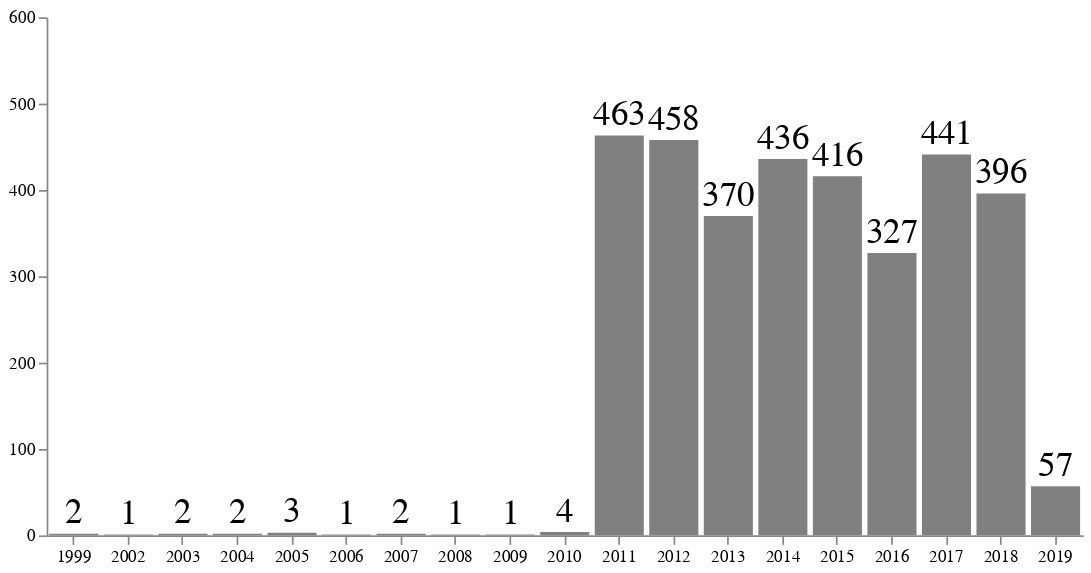

Notebook code cell kept with this figure:
### Code cell
bars = alt.Chart(merged).mark_bar(color="gray").encode(
    x=alt.X("date:O", timeUnit="year", axis=alt.Axis(labelAngle=0, title="")),
    y=alt.Y("count()", scale=alt.Scale(domain=(0, 600)), axis=alt.Axis(title="", grid=False))
)

text = bars.mark_text(
    align='center',
    baseline='middle',
    dy=-12,
    size=20
).encode(text='count()')

(bars + text).configure_view(
    strokeOpacity=0
).properties(width=600)

### Figure 1 — Vega-Lite specification as saved in the notebook (floating-point values rounded to 4 significant figures; data arrays with more than 128 entries replaced by an {"elided": "..."} marker saying what was removed)
{"$schema": "https://vega.github.io/schema/vega-lite/v2.6.0.json", "config": {"view": {"height": 300, "strokeOpacity": 0, "width": 400}}, "datasets": {"data-359d0230422476a57b88ceee04688c18": {"elided": "3383 records"}}, "layer": [{"data": {"name": "data-359d0230422476a57b88ceee04688c18"}, "encoding": {"x": {"axis": {"labelAngle": 0, "title": ""}, "field": "date", "timeUnit": "year", "type": "ordinal"}, "y": {"aggregate": "count", "axis": {"grid": false, "title": ""}, "scale": {"domain": [0, 600]}, "type": "quantitative"}}, "mark": {"color": "gray", "type": "bar"}}, {"data": {"name": "data-359d0230422476a57b88ceee04688c18"}, "encoding": {"text": {"aggregate": "count", "type": "quantitative"}, "x": {"axis": {"labelAngle": 0, "title": ""}, "field": "date", "timeUnit": "year", "type": "ordinal"}, "y": {"aggregate": "count", "axis": {"grid": false, "title": ""}, "scale": {"domain": [0, 600]}, "type": "quantitative"}}, "mark": {"align": "center", "baseline": "middle", "dy": -12, "size": 20, "type": "text"}}], "width": 600}
